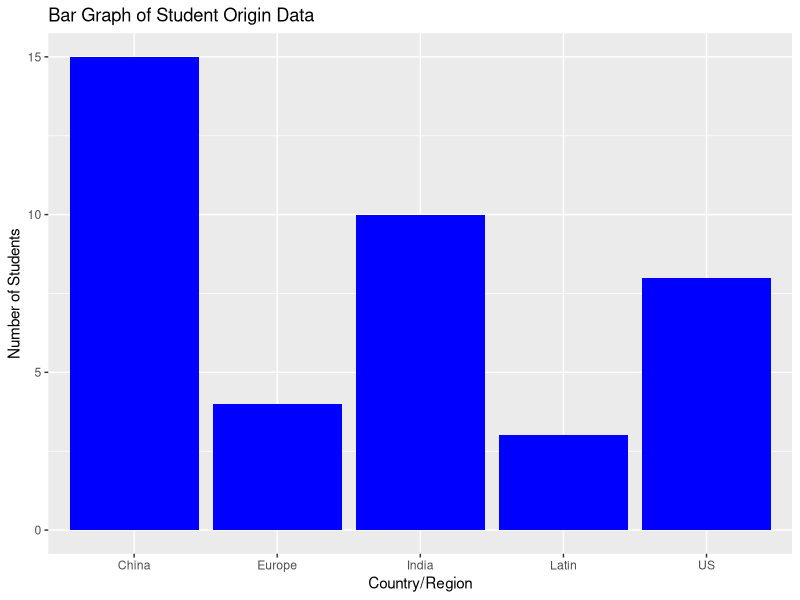
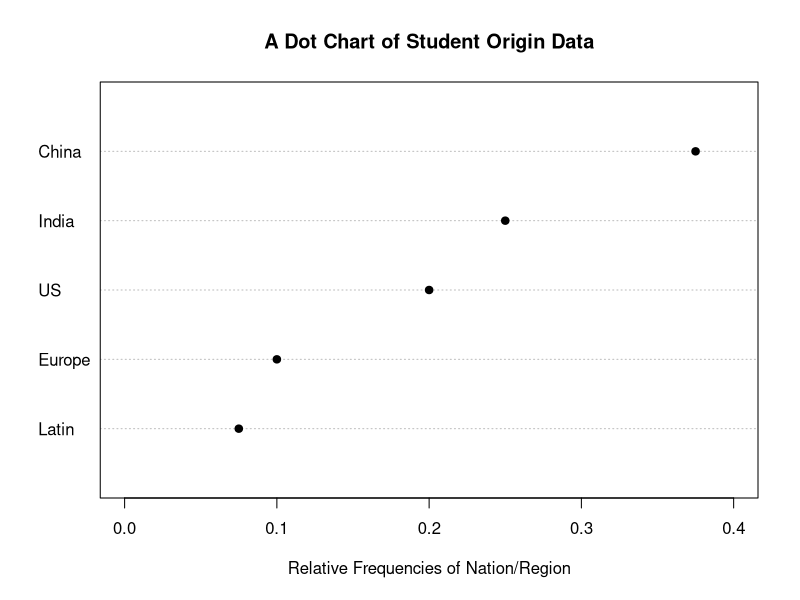

Recreate these plots in R, in order.
## ---- chunk 1

## ---- chunk 2
#Generate data values
A = c(rep('Latin', 3), rep('Europe', 4), rep('US', 8),rep('India', 10), rep('China', 15))

# review first 8 obervation
head(A,8)

## ---- chunk 3
#display all observations of the data
A
## ---- chunk 4
# use the 'table' function to quantify the freqeuncies (counts of each categories)
freq=table(A)
freq
## ---- chunk 5
# use sum() or length() to find the total number of elements in the data
n=sum(freq)
n=length(A)
n

#Estimating relative frequency of each catagory (country-of-origin) y dividing 'freq' by n

RF=freq/n
RF
## ---- chunk 6

# create dataframe and add variable name

# Use the data.frame() function to (a) convert A into a data frame and 
# (b) introduce variable name, ’Region.’ Use head(C2_1, 8)

A <- data.frame(Region = A);
# display first eight elements
head(A,8)

# load the ggpot2 to display the with bar graph and dot chart
library(ggplot2)

# plot bar graph
ggplot(A, aes(Region)) +

       geom_bar(fill = "blue") +

       ggtitle("Bar Graph of Student Origin Data") +

       xlab("Country/Region") +

       ylab("Number of Students")

## ---- chunk 7
RF
# plot dot chart ('dotchart' is a built in function; no need to load the 'ggplot2')
dotchart(sort(RF), xlab = "Relative Frequencies of Nation/Region",

         main = 'A Dot Chart of Student Origin Data',

         xlim = c(0,0.40), pch = 19, col = 'black')
